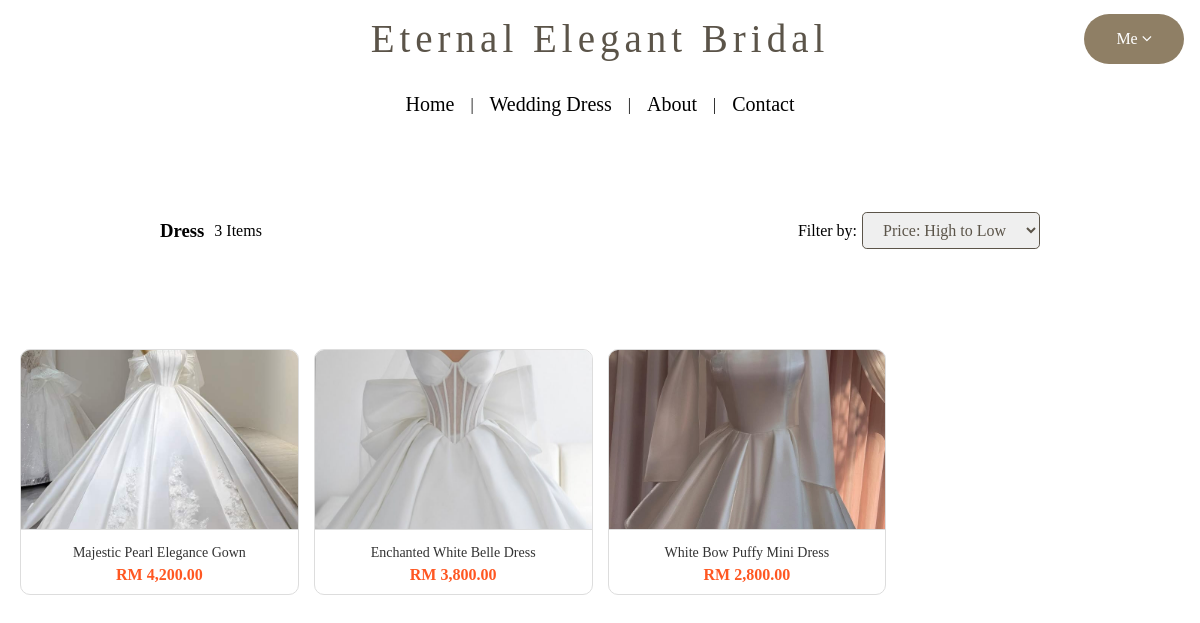
/userpage/WeddingDressPage.php (signed in), run on the app's committed database.
### tables this page shows
CREATE TABLE `products` (
  `id` int(11) NOT NULL,
  `name` varchar(255) NOT NULL,
  `type` varchar(255) DEFAULT NULL,
  `price` decimal(10,2) DEFAULT NULL,
  `image` varchar(255) DEFAULT NULL,
  `description` text DEFAULT NULL
);

### backend/user/product/weddingDress.php (the view, shortened to what this page needs)
<?php
include __DIR__ . "/../../../backend/db_connect.php";
$sql = "SELECT COUNT(*) AS total FROM products";
$result = $conn->query($sql);
$row = $result->fetch_assoc();
$item = $row["total"];
function fetchProducts($conn) {
    $sql_products = "SELECT id, name, price, image FROM products ORDER BY price DESC";
    $result_products = $conn->query($sql_products);
    if ($result_products->num_rows > 0) {
        while ($product = $result_products->fetch_assoc()) {
            echo '<div class="product-card">
                    <a href="/BackendWebDev/userpage/ProductDetailPage.php?id=' . urlencode($product["id"]) . '">
                        <img src="' . htmlspecialchars($product["image"]) . '" alt="' . htmlspecialchars($product["name"]) . '">
                        <div class="product-content">
                            <p class="product-name">' . htmlspecialchars($product["name"]) . '</p>
                            <p class="product-price">RM ' . number_format($product["price"], 2) . '</p>
                        </div>
                    </a>
                </div>';
        }
    } else {
        echo "<p>No products found.</p>";
    }
}
?>

### userpage/WeddingDressPage.php (shortened to what this page needs)
<?php
include "../backend/user/product/weddingDress.php";
?>
<!DOCTYPE html>
<html lang="en">
<head>
    <link rel="stylesheet" href="https://cdnjs.cloudflare.com/ajax/libs/font-awesome/4.7.0/css/font-awesome.min.css">
    <link rel="stylesheet" href="/BackendWebDev/userstyle/weddingDress.css">
    <link rel="stylesheet" href="/BackendWebDev/userstyle/transition.css">
</head>
<body>
    <header>
        <h1>Eternal Elegant Bridal</h1>
        <div class="dropdown">
            <button class="dropbtn">
                <span>Me <i class="fa fa-angle-down" aria-hidden="true"></i></span>
            </button>
        </div>
    </header>
    <nav>
        <a class="blink" href="MainPage.php">Home</a> |
        <a class="blink" href="#">Wedding Dress</a> |
        <a class="blink" href="">About</a> |
        <a class="blink" href="">Contact</a>
    </nav>
    <section>
        <div class="same-row">
            <div class="title">
                <h3>Dress</h3>
                <p><?php echo $item; ?> Items</p>
            </div>
            <div class="filter">
                <label for="filter">Filter by:</label>
                <select id="filter" name="filter">
                    <option value="price_high_low" selected>Price: High to Low</option>
                </select>
            </div>
        </div>
    </section>
    <section class="product">
        <div class="product-container">
            <?php fetchProducts($conn); ?>
        </div>
    </section>
</body>
</html>

### userstyle/weddingDress.css (style rules this page uses)
* { margin: 0; padding: 0; box-sizing: border-box; }
header { display: flex; justify-content: center; align-items: center; padding: 1rem; position: relative; }
h1 { font-family: 'Crimson Text'; font-weight: 400; letter-spacing: 5px; font-size: 50px; }
html, body { height: 100%; display: flex; flex-direction: column; max-width: 100%; font-family: 'Crimson Text'; }
header h1 { font-family: 'Crimson Text'; font-weight: 400; color: #5B5449; letter-spacing: 5px; font-size: 39px; text-align: center; flex-grow: 1; }
.dropdown { position: absolute; right: 1rem; display: inline-block; margin-left: auto; }
.dropbtn { background-color: #8F7F65; color: white; padding: 1rem 2rem; font-size: 16px; border: none; cursor: pointer; border-radius: 2rem; font-family: 'Crimson Text'; font-weight: 400; }
nav { display: flex; justify-content: center; align-items: center; padding: 1rem; }
nav a { font-family: 'Crimson Text'; font-weight: 400; font-size: 20px; margin: 0 1rem; text-decoration: none; color : #000; }
.same-row { display: flex; align-items: center; justify-content: space-between; gap: 20px; margin: 5rem 10rem; }
.title { display: flex; align-items: center; gap: 10px; }
.title h3, .title p { margin: 0; }
.filter { display: flex; align-items: center; gap: 5px; }
.filter select { font-family: 'Crimson Text'; font-weight: 400; font-size: 16px; color: #5B5449; padding: .5rem 1rem; border: 1px solid #5B5449; border-radius: .3rem; cursor: pointer; }
.product-container { display: grid; grid-template-columns: repeat(5, 1fr); gap: 15px; padding: 20px; justify-content: center; max-width: 1200px; margin: 0 auto; }
.product-card { border: 1px solid #ddd; border-radius: 10px; overflow: hidden; transition: transform 0.2s ease-in-out; background: #fff; text-align: center; }
.product-card a { text-decoration: none; color: inherit; display: flex; flex-direction: column; }
.product-card img { width: 100%; height: 180px; object-fit: cover; border-bottom: 1px solid #ddd; }
.product-content { padding: 10px; }
.product-name { font-size: 14px; font-weight: 500; color: #333; margin: 5px 0; }
.product-price { font-size: 16px; font-weight: bold; color: #FF5722; }
@media (max-width: 1200px) { .product-container { grid-template-columns: repeat(4, 1fr); } }

### userstyle/transition.css (style rules this page uses)
body { opacity: 0; transition: opacity .5s; }

### data on the page
products: image (picture), name "Majestic Pearl Elegance Gown", price "4,200.00"
products: image (picture), name "Enchanted White Belle Dress", price "3,800.00"
products: image (picture), name "White Bow Puffy Mini Dress", price "2,800.00"

### other printed values
$item "3"
